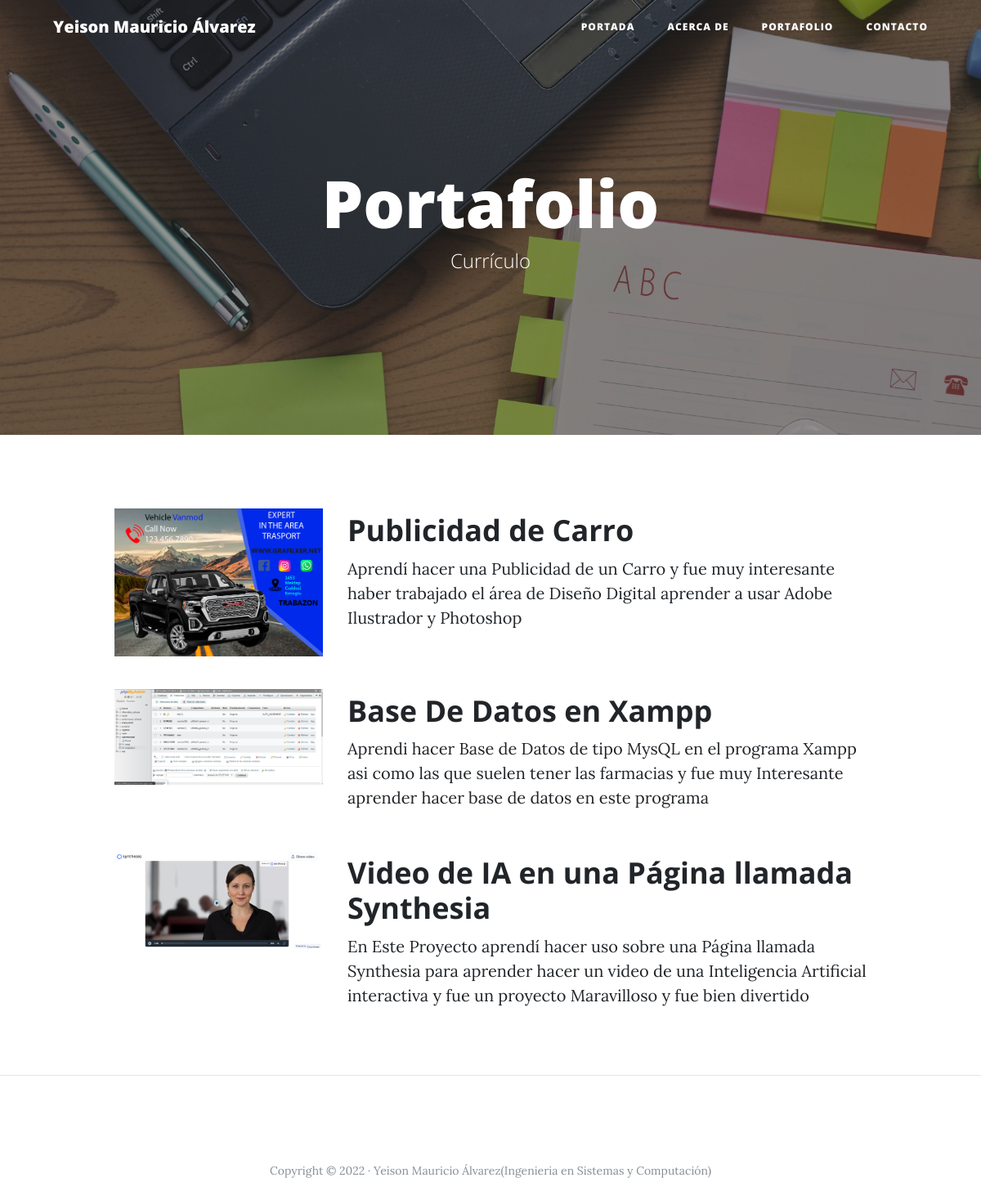
The page /portfolio/ on the database its author committed.
### portfolio/models.py (models this page shows, shortened)
class Project(models.Model):
     title = models.CharField(max_length=200, verbose_name = "Título")
     description = models.TextField(verbose_name = "Descripción")
     image = models.ImageField(verbose_name = "Imagen", upload_to="projects")
     created = models.DateTimeField(auto_now_add=True, verbose_name = "Fecha de Creación")
     updated = models.DateTimeField(auto_now=True, verbose_name = "Fecha de Modificación")
     class Meta:
          verbose_name = "Proyecto"
          verbose_name_plural = "Proyectos"
          ordering = ["-created"]

### portfolio/views.py (the view)
# urls.py: path('portfolio/', porfolio_views.portfolio, name="portfolio"),
def portfolio(request):
     projects = Project.objects.all()
     return render(request, "portfolio/portfolio.html", {'projects':projects})

### portfolio/templates/portfolio/portfolio.html (shortened to what this page needs)
{% extends 'core/base.html' %}
{% block backgroud %}{% load static %}{% static 'core/img/Mi Portafolio.jpg' %}{% endblock %}
{% block header %}
<h1>Portafolio</h1>
<span class="subheading">Currículo</span>
{% endblock %}
{% block content %}
<div class="container">
     {% for project in projects %}
     <div class="row project">
          <div class="col-lg-3 col-md-4 offset-lg-1">
               <img class="img-fluid" src="{{project.image.url}}" alt="Image">
          </div>
          <div class="col-lg-7 col-md-8">
               <h2 class="section-heading title">{{project.title}}</h2>
               <p>{{project.description}}</p>
          </div>
     </div>
     {% endfor %}
</div>
{% endblock %}

### core/templates/core/base.html (shortened to what this page needs)
<!DOCTYPE html>
<html lang="es">
  <head>
    {% load static %}
    <link href="{% static 'core/vendor/bootstrap/css/bootstrap.min.css' %}" rel="stylesheet">
    <link href="{% static 'core/vendor/font-awesome/css/font-awesome.min.cs' %}" rel="stylesheet" type="text/css">
    <link href="{% static 'core/css/clean-blog.min.css' %}" rel="stylesheet">
  </head>
  <body>
    <nav class="navbar navbar-expand-lg navbar-light fixed-top" id="mainNav">
      <div class="container">
        <a class="navbar-brand" href="{% url 'home' %}">Yeison Mauricio Álvarez</a>
        <div class="collapse navbar-collapse" id="navbarResponsive">
          <ul class="navbar-nav ml-auto">
            <li class="nav-item">
              <a class="nav-link" href="{% url 'home' %}">Portada</a>
            </li>
            <li class="nav-item">
              <a class="nav-link" href="{% url 'about' %}">Acerca de</a>
            </li>
            <li class="nav-item">
              <a class="nav-link" href="{% url 'portfolio' %}">Portafolio</a>
            </li>
            <li class="nav-item">
              <a class="nav-link" href="{% url 'contact' %}">Contacto</a>
            </li>
          </ul>
        </div>
      </div>
    </nav>
    <header class="masthead" style="background-image: url('{% block backgroud %}{% endblock %}')">
      <div class="overlay"></div>
      <div class="container">
        <div class="row">
          <div class="col-lg-8 col-md-10 mx-auto">
            <div class="site-heading">
              {% block header %}{% endblock %}
            </div>
          </div>
        </div>
      </div>
    </header>
    <div class="container">
      <div class="row">
        {% block content %}{% endblock %}
      </div>
    </div>
     {% if request.path != "/" %}<hr>{% endif %}
    <footer>
      <div class="container">
        <div class="row">
          <div class="col-lg-8 col-md-10 mx-auto">
            <ul class="list-inline text-center">
            </ul>
            <p class="copyright text-muted">Copyright &copy; 2022 · Yeison Mauricio Álvarez(Ingenieria en Sistemas y Computación) </p>
          </div>
        </div>
      </div>
    </footer>
  </body>
</html>

### rows shown on the page
Project: image (picture), title "Publicidad de Carro", description "Aprendí hacer una Publicidad de un Carro y fue muy interesante haber trabajado el área de Diseño Digital aprender a usar Adobe Ilustrador y Photoshop"
Project: image (picture), title "Base De Datos en Xampp", description "Aprendi hacer Base de Datos de tipo MysQL en el programa Xampp asi como las que suelen tener las farmacias y fue muy Interesante aprender hacer base de datos en este programa"
Project: image (picture), title "Video de IA en una Página llamada Synthesia", description "En Este Proyecto aprendí hacer uso sobre una Página llamada Synthesia para aprender hacer un video de una Inteligencia Artificial interactiva y fue un proyecto Maravilloso y fue bien divertido"
